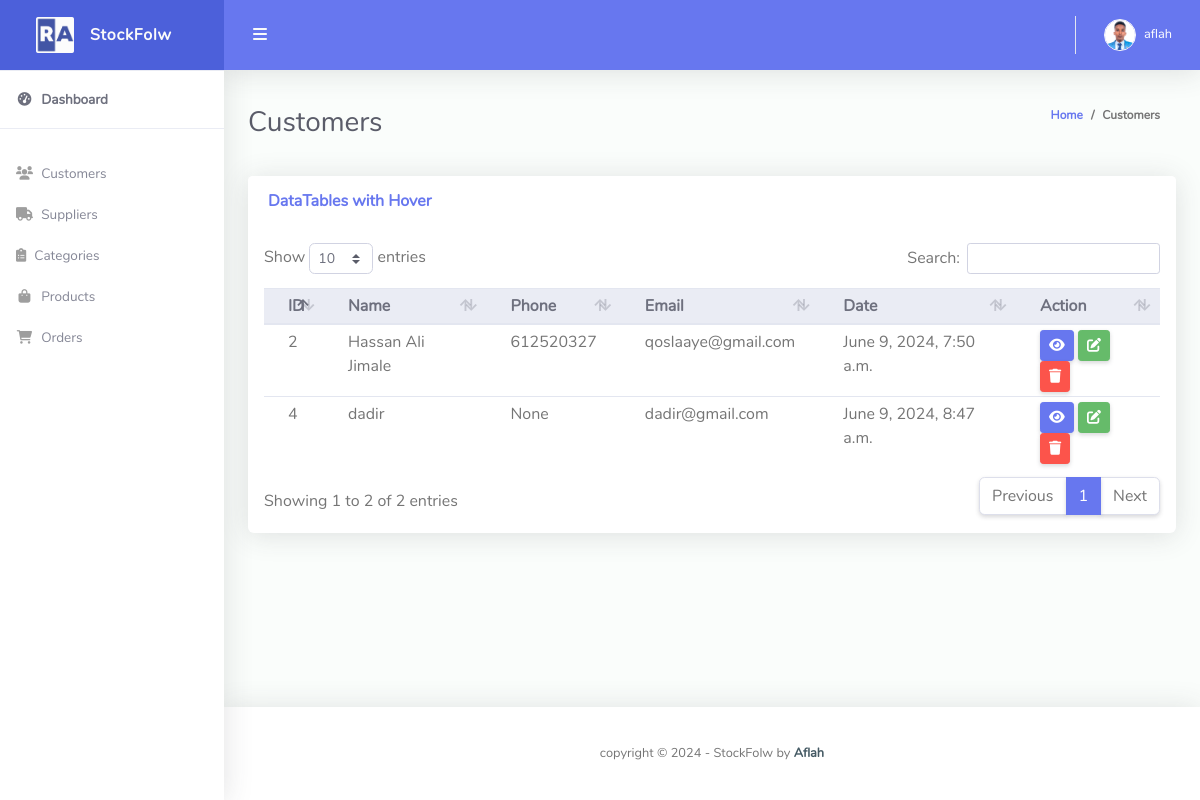
The app's page /customer/ (signed in), older data.
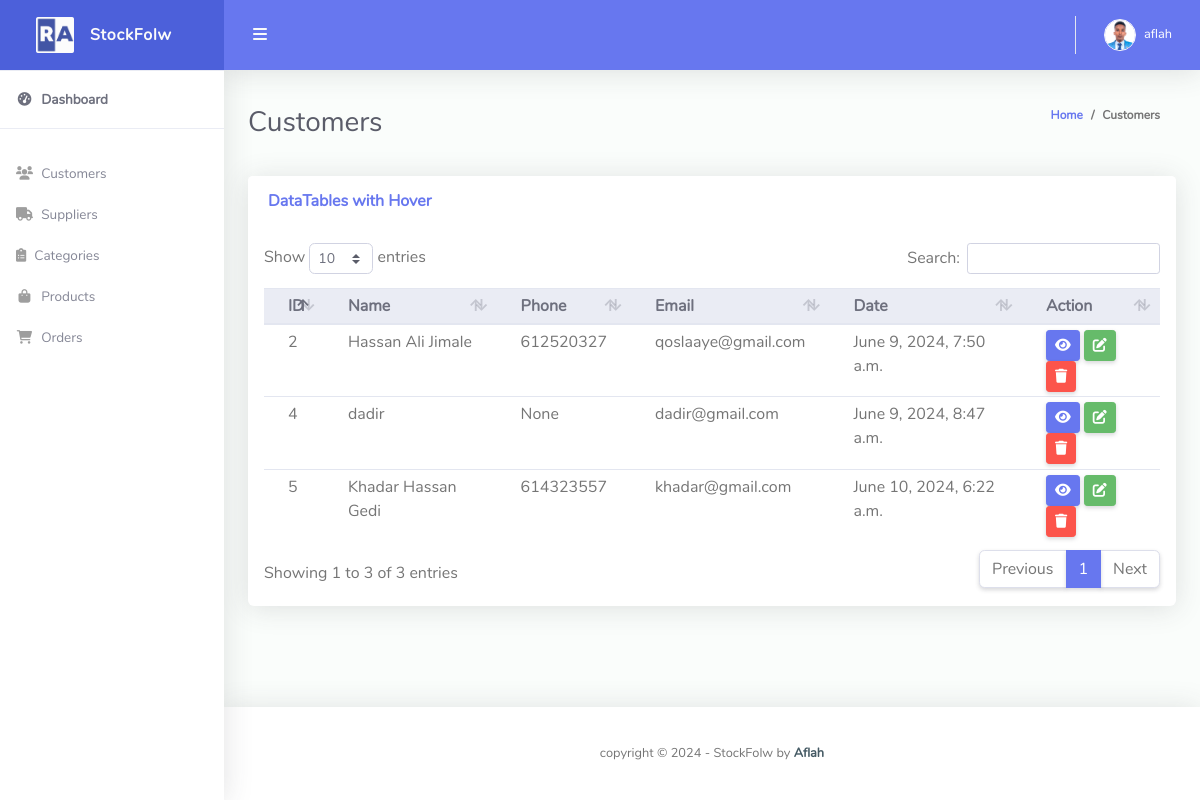
The same page, newer data.
### stockflow/models.py (models this page shows, shortened)
class Customer(models.Model):
	user = models.OneToOneField(User, null=True, blank=True, on_delete=models.CASCADE)
	name = models.CharField(max_length=200, null=True)
	phone = models.CharField(max_length=200, null=True)
	email = models.CharField(max_length=200, null=True)
	profile_pic = models.ImageField(default="profile1.png", null=True, blank=True)
	date_created = models.DateTimeField(auto_now_add=True, null=True)

### stockflow/views.py (the view)
# urls.py: path('customer/', views.customer, name='customer'),
@login_required(login_url='login')
def customer(request):
    customers = Customer.objects.all()
    context = {'customers': customers}
    return render(request, 'customer.html', context)

### templates/customer.html (shortened to what this page needs)
{% extends 'base.html' %}
{% block content %}
<div class="container-fluid" id="container-wrapper">
    <div class="d-sm-flex align-items-center justify-content-between mb-4">
        <h1 class="h3 mb-0 text-gray-800">Customers</h1>
        <ol class="breadcrumb">
            <li class="breadcrumb-item"><a href="{% url 'home' %}">Home</a></li>
            <li class="breadcrumb-item">Customers</li>
        </ol>
    </div>
    <div class="row">
        <div class="col-lg-12">
            <div class="card mb-4">
                <div class="card-header py-3 d-flex flex-row align-items-center justify-content-between">
                    <h6 class="m-0 font-weight-bold text-primary">DataTables with Hover</h6>
                </div>
                <div class="table-responsive p-3">
                    <table class="table align-items-center table-flush table-hover table-sm" id="dataTableHover">
                        <thead class="thead-light">
                            <tr>
                                <th>ID</th>
                                <th>Name</th>
                                <th>Phone</th>
                                <th>Email</th>
                                <th>Date</th>
                                <th>Action</th>
                            </tr>
                        </thead>
                        <tbody>
                            {% for customer in customers %}
                            <tr>
                                <td>{{ customer.id }}</td>
                                <td>{{ customer.name }}</td>
                                <td>{{ customer.phone }}</td>
                                <td>{{ customer.email }}</td>
                                <td>{{ customer.date_created }}</td>
                                <td>
                                    <a href="" class="btn btn-sm btn-primary">
                                        <i class="fas fa-eye"></i>
                                    </a>
                                    <a href="" class="btn btn-sm btn-success">
                                        <i class="fas fa-edit"></i>
                                    </a>
                                    <a href="" class="btn btn-sm btn-danger">
                                        <i class="fas fa-trash"></i>
                                    </a>
                                </td>
                            </tr>
                            {% endfor %}
                        </tbody>
                    </table>
                </div>
            </div>
        </div>
    </div>
</div>
{% endblock %}

Row changes from the older to the newer data that the page shows:
added Customer: id "5", name "Khadar Hassan Gedi", phone "614323557", email "khadar@gmail.com", date_created "June 10, 2024, 6:22 a.m."
Text that changed along with them:
text written by a page script: "Show entries Search: Showing 1 to 2 of 2 entries Previous 1 Next" → "Show entries Search: Showing 1 to 3 of 3 entries Previous 1 Next"
